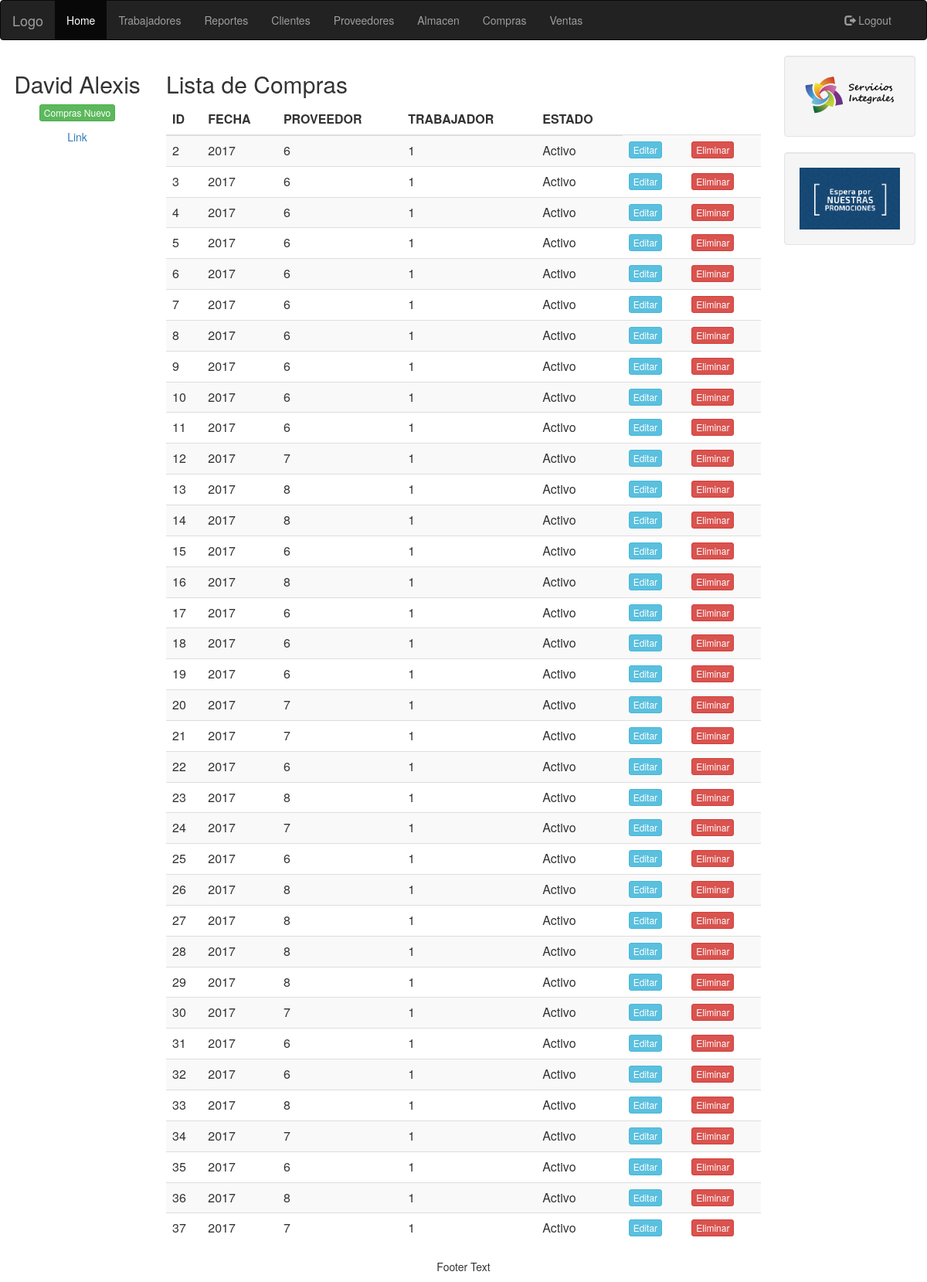
/taller/compras.php (signed in), run on the app's committed database.
### tables this page shows
CREATE TABLE `trabajador` (
  `id` int(11) NOT NULL,
  `nombre` varchar(30) NOT NULL,
  `apellido` varchar(30) NOT NULL,
  `usuario` varchar(40) NOT NULL,
  `contrasena` varchar(30) NOT NULL,
  `admin` int(15) NOT NULL
);

CREATE TABLE `compras` (
  `id` int(11) NOT NULL,
  `fecha` int(11) NOT NULL,
  `proveedor_id` int(11) NOT NULL,
  `trabajador_id` int(11) NOT NULL,
  `cancelado` tinyint(1) NOT NULL
);

### taller/utilidades/sesion.php (called while the page is built, shortened)
<?php
include_once('clases/Trabajador.php');
global $BD;
if (isset($_SESSION['sesion_id'])) {
	if ($_SESSION['sesion_tipo'] == 'trabajador') {
		$_usuario = new Trabajador();
		$sql = "SELECT * FROM trabajador WHERE id = {$_SESSION['sesion_id']}";
		$resultado = $BD->query($sql);
		$datos = $resultado->fetch_assoc();
		$_usuario->nombre = $datos['nombre'];
	}
} else {
	$_usuario = false;
}

### taller/clases/Trabajador.php (called while the page is built, shortened)
<?php
include_once "Almacen.php";
include_once "Compra.php";
class Trabajador extends Usuario {
	public function consultarCompras(){
		global $BD;
		$sql = "SELECT * FROM compras";
		$result = $BD->query($sql);
		$compras = array();
		while($fila = $result->fetch_assoc()) {
			$compra = new Compra($fila['id'], $fila['fecha'],
				$fila['proveedor_id'], $fila['trabajador_id'],
				$fila['cancelado']);
			$compras[] = $compra;
		}
		return $compras;
	}
}

### taller/clases/Compra.php (called while the page is built, shortened)
<?php
class Compra {
	public function __construct($id = null, $fecha = null, $proveedor_id =null, $trabajador_id = null, $cancelado = 0) {
		$this->id = $id;
		$this->fecha = $fecha;
		$this->proveedor_id = $proveedor_id;
		$this->trabajador_id = $trabajador_id;
		$this->cancelado = $cancelado;
	}
}

### taller/compras.php (the view, shortened to what this page needs)
<?php
include('utilidades/conexion_bd.php');
include('utilidades/sesion.php');
$compras = $_usuario->consultarCompras();
 ?>
<html>
<head>
	<?php include 'utilitys.php'; ?>
</head>
<body>
	<?php include 'nav.php'; ?>
	<div class="container-fluid text-center">
		<div class="row content">
			<div class="col-sm-2 sidenav">
				<?php if ($_usuario) { ?>
				<h2><?php echo $_usuario->nombre; ?></h2>
				<?php } ?>
				<p><a href="compras_nuevo.php" class="btn btn-success btn-xs">Compras Nuevo</a></p>
				<p><a href="#">Link</a></p>
			</div>
			<div class="col-sm-8 text-left">
				<h2>Lista de Compras</h2>
				<div class="table-responsive">
					<table class="table table-striped">
						<thead>
							<tr>
								<th>ID</th>
								<th>FECHA</th>
								<th>PROVEEDOR</th>
								<th>TRABAJADOR</th>
								<th>ESTADO</th>
							</tr>
						</thead>
						<tbody>
							<?php foreach($compras as $objeto) { ?>
							<tr>
								<td><?php echo $objeto->id; ?></td>
								<td><?php echo $objeto->fecha; ?></td>
								<td><?php echo $objeto->proveedor_id; ?></td>
								<td><?php echo $objeto->trabajador_id; ?></td>
								<?php if ($objeto->cancelado): ?>
								<td>Cancelado</td>
								<?php else: ?>
								<td>Activo</td>
								<?php endif; ?>
								<td><a href="editar_producto.php?id=<?php echo $objeto->id; ?>" class="btn btn-info btn-xs"> Editar </a></td>
								<td><a href="eliminar_producto.php?id=<?php echo $objeto->id;?>" class="btn btn-danger btn-xs"> Eliminar </a></td>
							</tr>
						<?php } ?>
						</tbody>
					</table>
				</div>
			</div>
			<div class="col-sm-2 sidenav">
				<div class="well">
					<img src="img/serviciosintegrales2.png" style="width:100%">
				</div>
				<div class="well">
					<img src="img/promociones.jpg" style="width:100%">
				</div>
			</div>
		</div>
	</div>
	<?php include 'footer.php'; ?>
</body>
</html>

### data on the page
trabajador: nombre "David Alexis"
compras: id "2", fecha "2017", proveedor "6", trabajador "1", cancelado "Activo"
compras: id "3", fecha "2017", proveedor "6", trabajador "1", cancelado "Activo"
compras: id "4", fecha "2017", proveedor "6", trabajador "1", cancelado "Activo"
compras: id "5", fecha "2017", proveedor "6", trabajador "1", cancelado "Activo"
compras: id "6", fecha "2017", proveedor "6", trabajador "1", cancelado "Activo"
compras: id "7", fecha "2017", proveedor "6", trabajador "1", cancelado "Activo"
compras: id "8", fecha "2017", proveedor "6", trabajador "1", cancelado "Activo"
compras: id "9", fecha "2017", proveedor "6", trabajador "1", cancelado "Activo"
compras: id "10", fecha "2017", proveedor "6", trabajador "1", cancelado "Activo"
compras: id "11", fecha "2017", proveedor "6", trabajador "1", cancelado "Activo"
compras: id "12", fecha "2017", proveedor "7", trabajador "1", cancelado "Activo"
compras: id "13", fecha "2017", proveedor "8", trabajador "1", cancelado "Activo"
compras: id "14", fecha "2017", proveedor "8", trabajador "1", cancelado "Activo"
compras: id "15", fecha "2017", proveedor "6", trabajador "1", cancelado "Activo"
compras: id "16", fecha "2017", proveedor "8", trabajador "1", cancelado "Activo"
compras: id "17", fecha "2017", proveedor "6", trabajador "1", cancelado "Activo"
compras: id "18", fecha "2017", proveedor "6", trabajador "1", cancelado "Activo"
compras: id "19", fecha "2017", proveedor "6", trabajador "1", cancelado "Activo"
compras: id "20", fecha "2017", proveedor "7", trabajador "1", cancelado "Activo"
compras: id "21", fecha "2017", proveedor "7", trabajador "1", cancelado "Activo"
compras: id "22", fecha "2017", proveedor "6", trabajador "1", cancelado "Activo"
compras: id "23", fecha "2017", proveedor "8", trabajador "1", cancelado "Activo"
compras: id "24", fecha "2017", proveedor "7", trabajador "1", cancelado "Activo"
compras: id "25", fecha "2017", proveedor "6", trabajador "1", cancelado "Activo"
compras: id "26", fecha "2017", proveedor "8", trabajador "1", cancelado "Activo"
compras: id "27", fecha "2017", proveedor "8", trabajador "1", cancelado "Activo"
compras: id "28", fecha "2017", proveedor "8", trabajador "1", cancelado "Activo"
compras: id "29", fecha "2017", proveedor "8", trabajador "1", cancelado "Activo"
compras: id "30", fecha "2017", proveedor "7", trabajador "1", cancelado "Activo"
compras: id "31", fecha "2017", proveedor "6", trabajador "1", cancelado "Activo"
compras: id "32", fecha "2017", proveedor "6", trabajador "1", cancelado "Activo"
compras: id "33", fecha "2017", proveedor "8", trabajador "1", cancelado "Activo"
compras: id "34", fecha "2017", proveedor "7", trabajador "1", cancelado "Activo"
compras: id "35", fecha "2017", proveedor "6", trabajador "1", cancelado "Activo"
compras: id "36", fecha "2017", proveedor "8", trabajador "1", cancelado "Activo"
compras: id "37", fecha "2017", proveedor "7", trabajador "1", cancelado "Activo"
